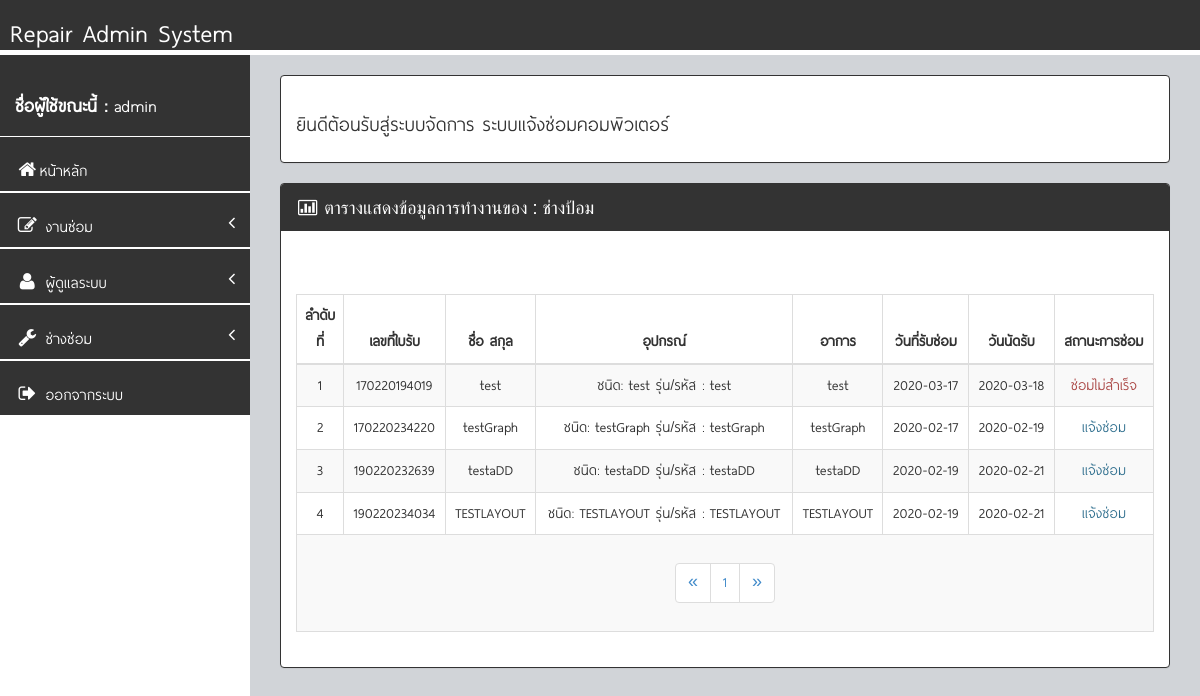
Screenshot of /manage_repairman_case.php?id=4 (signed in) with the database file from the repository.
### tables this page shows
CREATE TABLE `repair_man` (
  `Rep_ID` int(11) NOT NULL,
  `Rep_Name` varchar(255) NOT NULL,
  `Rep_Address` varchar(255) NOT NULL,
  `Rep_Tel` varchar(255) NOT NULL,
  `Rep_Status` int(11) NOT NULL COMMENT '0 = ว่าง , 1 = ไม่ว่าง'
);

CREATE TABLE `orders` (
  `Ord_ID` int(11) NOT NULL,
  `Ord_Number` varchar(20) NOT NULL,
  `Ord_CustomerName` varchar(255) NOT NULL,
  `Ord_CustomerTel` varchar(255) NOT NULL,
  `Ord_CustomerAddress` varchar(255) NOT NULL,
  `Ord_CustomerProvince` varchar(255) NOT NULL,
  `Ord_CustomerAddressCode` varchar(255) NOT NULL,
  `Ord_RepairModel` varchar(255) NOT NULL,
  `Ord_RepairModelID` varchar(255) NOT NULL,
  `Ord_RepairDescription` varchar(255) NOT NULL,
  `Ord_RepairDate` date NOT NULL,
  `Ord_RepairSuccess` date NOT NULL,
  `Ord_RepairPrice` int(255) NOT NULL,
  `Ord_RepairRemark` varchar(255) DEFAULT NULL,
  `Ord_RepairmanID` int(2) NOT NULL,
  `Ord_RepairStatus` int(11) NOT NULL
);

### conn.php (called while the page is built, shortened)
<?php
$title_web = "ระบบแจ้งซ่อมคอมพิวเตอร์";
?>

### manage_repairman_case.php (the view, shortened to what this page needs)
<?php require_once "header.php";?>
<?php
$sql = $conn->query("select * from repair_man where Rep_ID = '$_REQUEST[id]'")or die (mysqli_error());
$displayName = $sql->fetch_assoc ();
?>
    <div id="wrapper">
        <?php
			  require_once "menu_left.php";
		?>
        <div id="page-wrapper">
            <div class="row">
                <br/>
                <div class="col-lg-12">
                    <div class="panel panel-body panel-primary alert-danger"><h3><font color="#333333">ยินดีต้อนรับสู่ระบบจัดการ <?php echo $title_web;?></font></h3></div>
                </div>
            </div>
                    <div class="panel panel-primary">
                        <div class="panel-heading">
                            <i class="fa fa-bar-chart-o fa-fw"></i> ตารางแสดงข้อมูลการทำงานของ : <?php echo $displayName['Rep_Name'];?>
                        </div>
						<div class="col-lg-4 form-group panel-body panel-primary sidebar-search">
</div>
                        <div class="panel-body">
                            <div class="row">
                                <div class="col-lg-12">
                                    <div class="table-responsive">
                                        <table class="table table-striped table-bordered table-hover" id="table_example2">
                                            <thead>
                                                <tr>
                                                <th width="5%"><div align="center">ลำดับที่</div></th>
                                                    <th width="auto"><div align="center">เลขที่ใบรับ</div></th>
                                                    <th width="auto"><div align="center">ชื่อ สกุล</div></th>
                                                    <th width="auto"><div align="center">อุปกรณ์</div></th>
                                                    <th width="auto"><div align="center">อาการ</div></th>
                                                    <th width="auto"><div align="center">วันที่รับซ่อม</div></th>
                                                    <th width="auto"><div align="center">วันนัดรับ</div></th>
                                                    <th width="auto"><div align="center">สถานะการซ่อม</div></th>
                                                </tr>
                                            </thead>
                                            <tbody>
				<?php
			$perpage = 10;
			if (isset($_GET['page'])) {
 $page = $_GET['page'];
 } else {
 $page = 1;
 }
			$start = ($page - 1) * $perpage;
$sql = $conn->query("select * from repair_man inner join orders on repair_man.Rep_ID = orders.Ord_RepairmanID where repair_man.Rep_ID = '$_REQUEST[id]' order by Rep_ID DESC limit $start,$perpage")or die (mysqli_error());
$sql2 = $conn->query("select * from repair_man inner join orders on repair_man.Rep_ID = orders.Ord_RepairmanID where  repair_man.Rep_ID = '$_REQUEST[id]' order by Rep_ID DESC")or die (mysqli_error());
$total_record = $sql2->num_rows;
$total_page = ceil($total_record / $perpage);
  $i = 1;
  while ($show= $sql->fetch_assoc()) {
if($show['Ord_RepairStatus']==0){$status =  '<span class=text-info>แจ้งซ่อม</span>';}
else if($show['Ord_RepairStatus']==1){$status =  '<span class=text-info>กำลังดำเนินการ</span>';}
else if($show['Ord_RepairStatus']==2){$status =  '<span class=text-info>รออะไหล่</span>';}
else if($show['Ord_RepairStatus']==3){$status =  '<span class=text-success>ซ่อมสำเร็จ</span>';}
else if($show['Ord_RepairStatus']==4){$status =  '<span class=text-danger>ซ่อมไม่สำเร็จ</span>';}
else if($show['Ord_RepairStatus']==5){$status =  '<span class=text-danger>ยกเลิกการซ่อม</span>';}
else if($show['Ord_RepairStatus']==6){$status =  '<span class=text-success>ชำระเงิน</span>';}
else if($show['Ord_RepairStatus']==7){$status =  '<span class=text-success>ส่งมอบให้ลูกค้าเรียบร้อยแล้ว</span>';}
?>
                  <tr>
                  <td><div align="center"><?php echo $i++;?></div></td>
                  <td><div align="center"><?php echo $show['Ord_Number'];?></div></td>
                  <td><div align="center"><?php echo $show['Ord_CustomerName'];?></div></td>
                  <td><div align="center">ชนิด: <?php echo $show['Ord_RepairModel'];?> รุ่น/รหัส : <?php echo $show['Ord_RepairModelID'];?></div></td>
                  <td><div align="center"><?php echo $show['Ord_RepairDescription'];?></div></td>
                  <td><div align="center"><?php echo $show['Ord_RepairDate'];?></div></td>
                  <td><div align="center"><?php echo $show['Ord_RepairSuccess'];?></div></td>
                  <td><div align="center"><?php echo $status;?></div></td>
                  </tr>
                    <?php }?>
                  <tr>
                    <td colspan="12"><div align="center"><?php if($sql->num_rows==0){Chk_Row($sql);}else {?><nav>
 <ul class="pagination">
 <li>
 <a href="?page=1" aria-label="Previous">
 <span aria-hidden="true">&laquo;</span> </a> </li>
 <?php for($i=1;$i<=$total_page;$i++){ ?>
 <li><a href="?page=<?php echo $i; ?>"><?php echo $i; ?></a></li>
 <?php } ?>
 <li>
 <a href="?page=<?php echo $total_page;?>" aria-label="Next">
 <span aria-hidden="true">&raquo;</span> </a> </li>
 </ul>
 </nav><?php } ?></div></td>
                    </tr>
                                            </tbody>
                                        </table>
                                    </div>
                                </div>
                            </div>
                        </div>
                    </div>
                        </div>
                    </div>
</body>
</html>

### css/BackEnd/assets/css/style.css (style rules this page uses)
body { background-color:#FFFFFF; }
#wrapper { width: 100%; margin-top: 55px!important; background-color:#FFFFFF; }
#page-wrapper { padding: 0 15px; min-height: 568px; background-color:rgb(209, 212, 216); }
.sidebar-search { padding: 15px; }

### css/BackEnd/assets/css/main-style.css (style rules this page uses)
@media (min-width:768px) { #page-wrapper { position: inherit; margin: 0 0 0 250px; padding: 0 30px; min-height: 1000px; } }

### rows the page displays
repair_man: Rep_Name "ช่างป้อม", orders.Ord_Number "170220194019", orders.Ord_CustomerName "test", orders.Ord_RepairModel "test", orders.Ord_RepairModelID "test", orders.Ord_RepairDescription "test", orders.Ord_RepairDate "2020-03-17", orders.Ord_RepairSuccess "2020-03-18", shows "ซ่อมไม่สำเร็จ", orders.Ord_Number "170220234220", orders.Ord_CustomerName "testGraph", orders.Ord_RepairModel "testGraph", orders.Ord_RepairModelID "testGraph", orders.Ord_RepairDescription "testGraph", orders.Ord_RepairDate "2020-02-17", orders.Ord_RepairSuccess "2020-02-19", shows "แจ้งซ่อม", orders.Ord_Number "190220232639", orders.Ord_CustomerName "testaDD", orders.Ord_RepairModel "testaDD", orders.Ord_RepairModelID "testaDD", orders.Ord_RepairDescription "testaDD", orders.Ord_RepairDate "2020-02-19", orders.Ord_RepairSuccess "2020-02-21", orders.Ord_Number "190220234034", orders.Ord_CustomerName "TESTLAYOUT", orders.Ord_RepairModel "TESTLAYOUT", orders.Ord_RepairModelID "TESTLAYOUT", orders.Ord_RepairDescription "TESTLAYOUT"

### other values shown
$_SESSION['ses_admin_user'] "admin"
$title_web "ระบบแจ้งซ่อมคอมพิวเตอร์"
